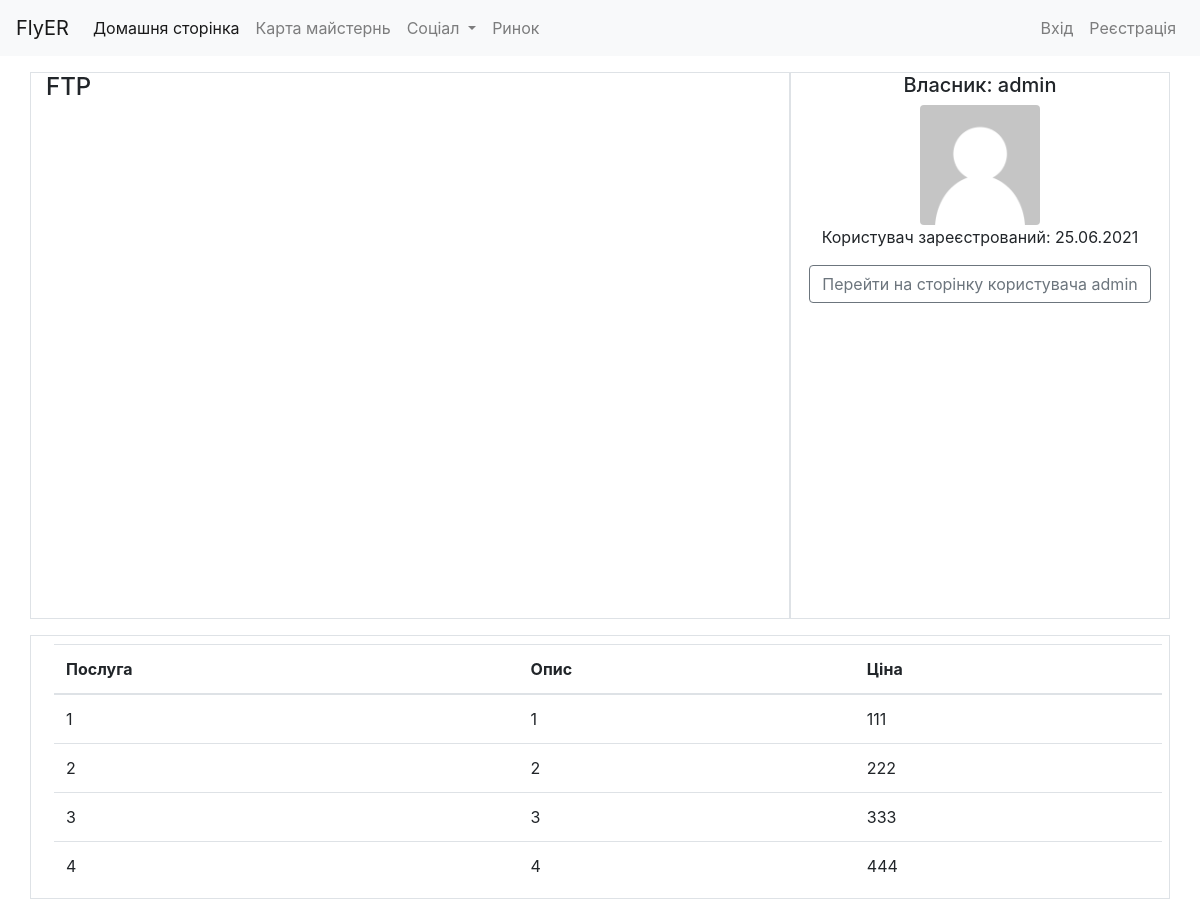
The page /map/ftp on the database as committed earlier.
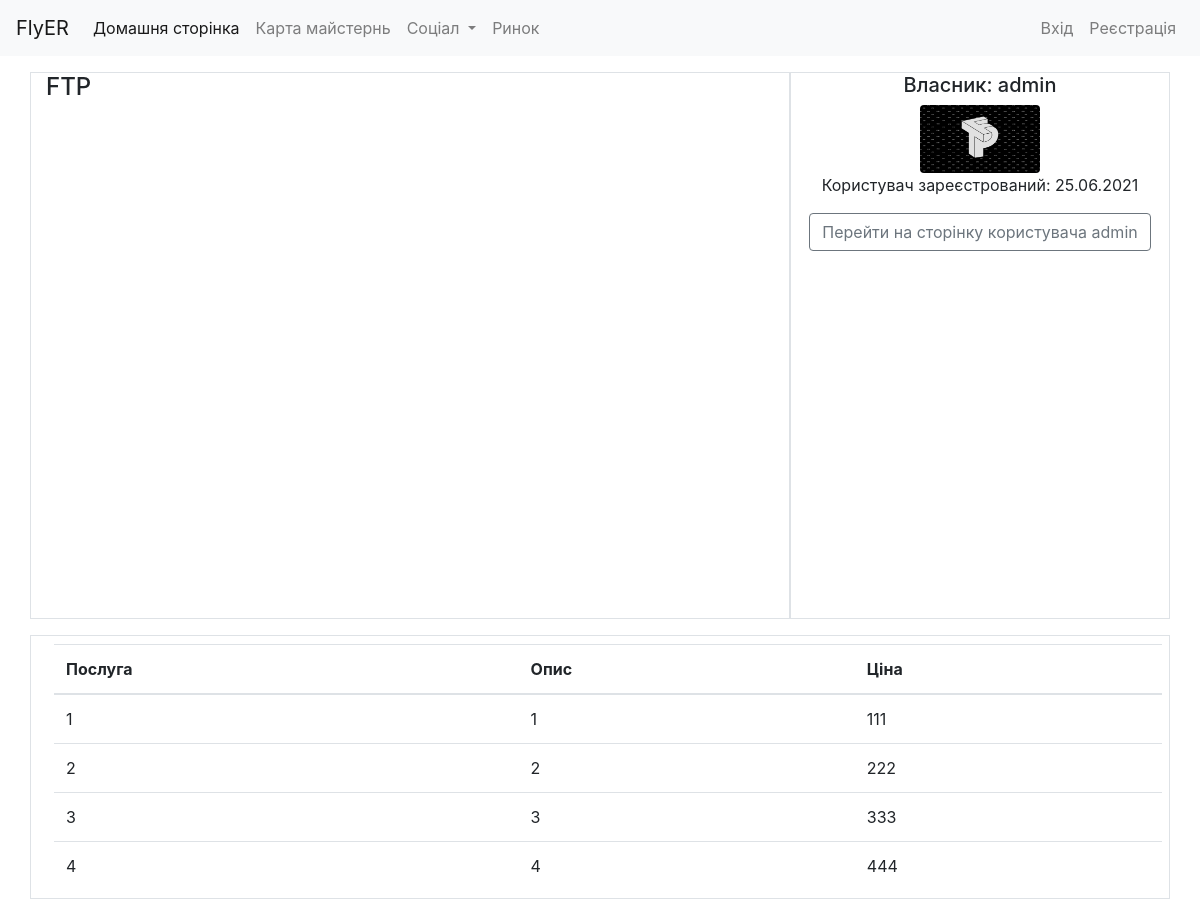
The same page on the database as committed later.
### map/models.py (models this page shows, shortened)
class Repairman(models.Model):
	workshop_name	= models.CharField(max_length=50)
	slug            = models.SlugField(unique=True)
	user     		= models.ForeignKey(settings.AUTH_USER_MODEL,on_delete=models.CASCADE)
	main_image      = models.ImageField(null=True,upload_to = 'images/%Y/%m/%d/%H/%M/%S/',)
	address			= models.CharField(max_length=150,null=True)
	about_workshop 	= models.CharField(max_length=200)
	coord_v   		= models.FloatField()
	coord_h    		= models.FloatField(blank=True)

### users/models.py (models this page shows, shortened)
class Profile(models.Model):
	user = models.OneToOneField(User, on_delete=models.CASCADE)
	image = models.ImageField(default='default-user-image.png', upload_to='profile_pics')
	about_me = models.CharField(max_length=150, blank=True, null=True)
	instagram = models.CharField(max_length=25, blank=True, null=True)
	youtube = models.CharField(max_length=25, blank=True, null=True)
	twitter = models.CharField(max_length=25, blank=True, null=True)

### map/views.py (the view)
# urls.py: path('<slug>',ShowWorkshop.as_view(),name='showWorkshop'),
class ShowWorkshop(DetailView):
	model = Repairman
	def get(self,request,*args,**kwargs):
		object = get_object_or_404(Repairman, slug=kwargs['slug'])
		mapbox_access_token = 'pk.eyJ1IjoiYnJhenlrbyIsImEiOiJjazlyY2loNXMwc3M3M2ZydHpkaGVsaDd5In0.N4uOEHtVfwjTxty8zqaTZA'
		context = {
			'object':object,
			'mapbox_access_token':mapbox_access_token,
		}
		return render(request,'map/workshopPage.html',context)

### map/templates/map/workshopPage.html (shortened to what this page needs)
{% extends 'base.html' %}
{% load static %}
{% load crispy_forms_tags %}
{% block content %}
<link rel="stylesheet" href="https://cdnjs.cloudflare.com/ajax/libs/slick-carousel/1.9.0/slick-theme.min.css" />
<link rel="stylesheet" href="https://cdnjs.cloudflare.com/ajax/libs/slick-carousel/1.9.0/slick.css" />
<link href='https://api.mapbox.com/mapbox-gl-js/v1.12.0/mapbox-gl.css' rel='stylesheet' />
<body>
    <div class="container">
        <div class="row">
            <div class="col-lg-8 border mt-3">
                <h4>{{ object.workshop_name }}</h4>
                <div id='ma2p' class='mt-2 mb-2'></div>
            </div>
            <div class="col-lg-4 border text-center mt-3">
				<h5>Власник: {{object.user.username}}</h5>
                <div class="text-center">
                    <img src="{{ object.user.profile.image.url }}" class="rounded" alt="..." width='120px'>
                </div>
                <p>Користувач зареєстрований: {{ object.user.date_joined|date:'j.m.Y'}}</p>
                <p><a class='btn btn-outline-secondary' href={% url 'users:user-profile' object.user.username %}>Перейти на сторінку користувача {{ object.user.username }}</a></p>
            </div>
            <div class="col-lg-12 border mb-3 mt-3">
                <table class="table table-hover m-2">
                    <thead>
                        <tr>
                        <th scope="col">Послуга</th>
                        <th scope="col">Опис</th>
                        <th scope="col">Ціна</th>
                        </tr>
                    </thead>
                    <tbody>
                        {% for service in object.services.all %}
                            <tr>
                                <td>{{service.name}}</td>
                                <td>{{service.description}}</td>
                                <td>{{service.price}}</td>
                            </tr>
                        {% endfor %}
                    </tbody>
                </table>
            </div>
        </div>
    </div>
</body>
{% endblock %}

Rows that differ between the two databases and show on the page:
changed through a linked row, Repairman "FTP": user.profile.image: picture added in place of a placeholder
